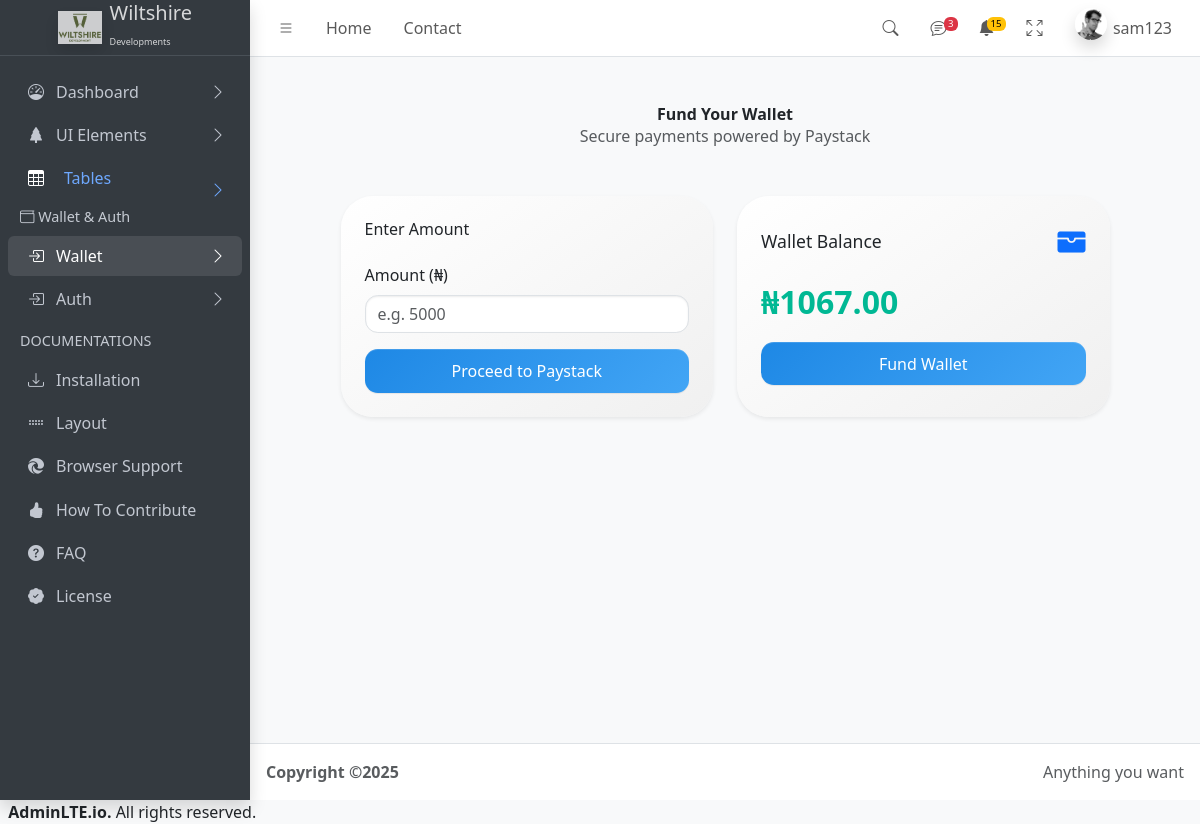
The page /Dashboard/wallet/ (signed in) on the database as committed earlier.
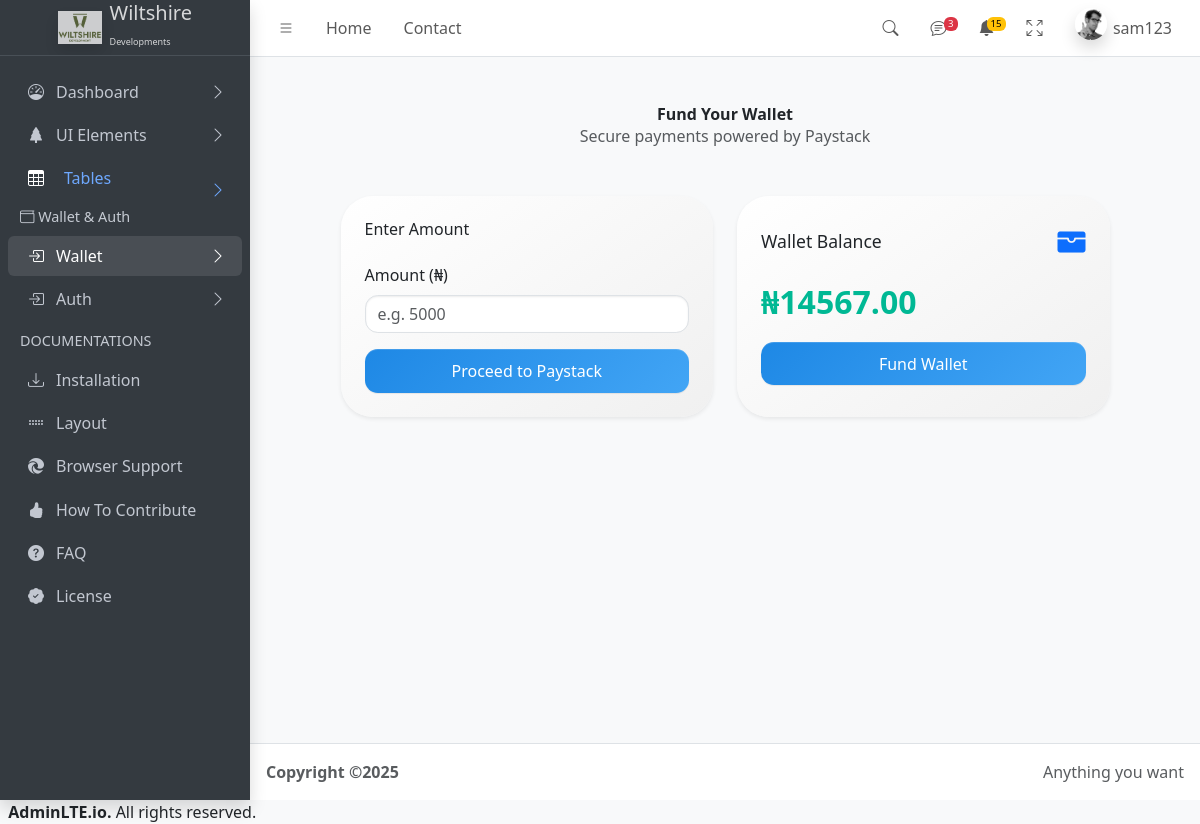
The same page on the database as committed later.
### myapp/models.py (models this page shows, shortened)
class Wallet(models.Model):
    user = models.OneToOneField(User, on_delete=models.CASCADE)
    balance = models.DecimalField(max_digits=12, decimal_places=2, default=0.00)
    updated_at = models.DateTimeField(auto_now=True)

### myapp/views.py (the view, shortened to what this page needs)
# urls.py: path('Dashboard/wallet/', views.initiate_wallet_payment, name='initiate_wallet_payment'),
@login_required
def initiate_wallet_payment(request):
    user = request.user
    is_client_user = is_client(user)
    is_admin_user = is_admin(user)
    wallet = 0  # Default
    if is_admin_user:
        wallet = Wallet.objects.all().order_by('-updated_at')  # QuerySet for template loop
    elif is_client_user:
        wallet, _ = Wallet.objects.get_or_create(user=user)  # Safer than .get()
    callable_url = request.build_absolute_uri(reverse('verify_wallet_payment'))
    context = {
        'wallet': wallet,
        'is_admin_user': is_admin_user,
        'is_client_user': is_client_user
    }
    return render(request, 'Dashboard/wallet.html', context)

### myapp/context_processors.py (called while the page is built)
def user_info(request):
    if request.user.is_authenticated:
        return {
            'user_username': request.user.username,
        }
    return {}

### myapp/utils.py (called while the page is built)
def is_client(user):
    return user.groups.filter(name='client').exists()

### myapp/views.py (called while the page is built)
def is_admin(user):
    return user.is_staff or user.is_superuser

### myapp/templates/Dashboard/wallet.html (shortened to what this page needs)
{% load static %}
{% include 'Dashboard/header.html' %}
<main class="app-main py-5 px-3">
  <div class="container">
    <div class="text-center mb-5">
      <h2 class="fw-bold">Fund Your Wallet</h2>
      <p class="text-muted">Secure payments powered by Paystack</p>
    </div>
    <div class="d-flex gap-4 wallet-row flex-wrap justify-content-center">
      <div class="wallet-card p-4 shadow-sm col-lg-5 col-md-6 col-12">
        <h4 class="mb-4">Enter Amount</h4>
        <form method="POST">
          <div class="mb-3">
            <label for="amount" class="form-label fw-medium">Amount (₦)</label>
            <input type="number" name="amount" min="100" required class="form-control" placeholder="e.g. 5000">
          </div>
          <button type="submit" class="btn btn-primary w-100">Proceed to Paystack</button>
        </form>
      </div>
      <div class="wallet-card p-4 shadow-sm col-lg-5 col-md-6 col-12">
        <div class="d-flex justify-content-between align-items-center mb-3">
          <h4 class="card-title">Wallet Balance</h4>
          <i class="bi bi-wallet-fill fs-3 text-primary"></i>
        </div>
        <p class="wallet-balance">₦{{ wallet.balance|default:"0.00" }}</p>
        <a href="" class="btn btn-primary w-100 mt-3">Fund Wallet</a>
      </div>
    </div>
  </div>
</main>
{% include 'Dashboard/footer.html' %}

Rows that differ between the two databases and show on the page:
changed Wallet: balance "1067.00" → "14567.00"
